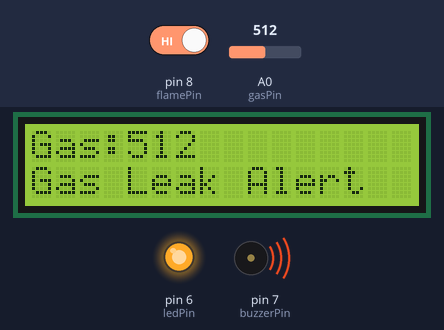
A sketch run on a simulated Arduino Uno, built with avr-gcc and run on an emulated ATmega328P. Parts: 16×2 character LCD, output pins drawn as LEDs (lit = HIGH), buzzer (waves = sounding, pin HIGH). Inputs (shaded band) come from the test bench; at power-on: A0 (gasPin) = 512, pin 8 (flamePin) HIGH.

Above: at 3.2 s.
3.3 s: A0 (gasPin) set to 416
At 4.3 s:
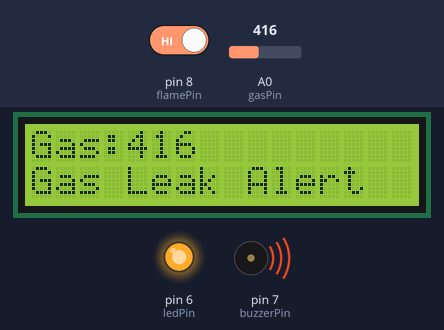
5.1 s: A0 (gasPin) set to 388
At 6.4 s:
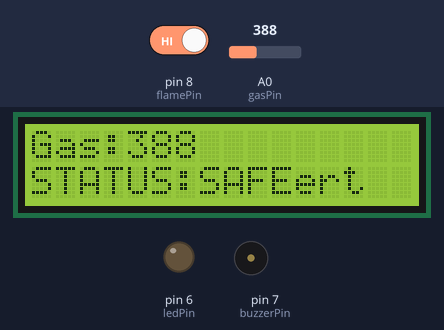
6.7 s: pin 8 (flamePin) driven LOW
At 7.6 s:
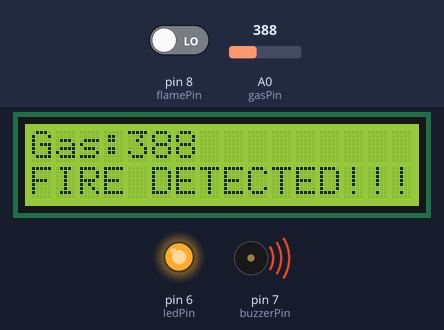
8.3 s: pin 8 (flamePin) driven HIGH
At 8.8 s:
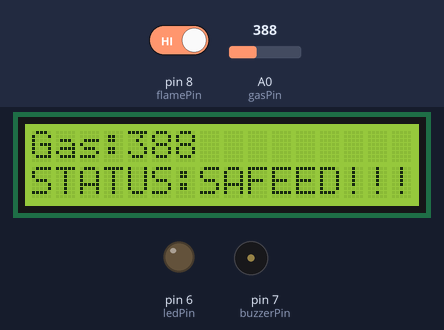
9.8 s: A0 (gasPin) set to 410
At 11.0 s:
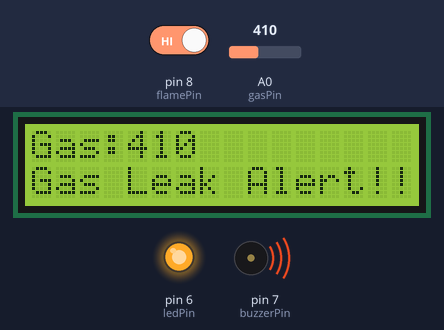
11.4 s: A0 (gasPin) set to 390
At 12.1 s:
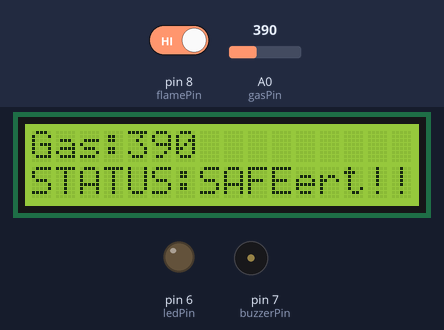
Timing chart, 0 to 14.0 s (numbered marks = the images above; inputs shaded):
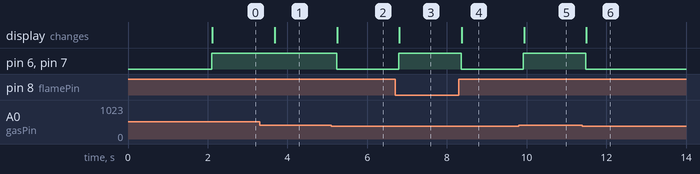

The sketch:

Fire_and_Gas_LeakageSystem.ino
```cpp
#include<Wire.h>
#include<LiquidCrystal_I2C.h>
LiquidCrystal_I2C lcd(0x27,16,2);
const int gasPin=A0;
const int flamePin=8;
const int buzzerPin=7;
const int ledPin=6;
int gasValue;
int flameValue;

void setup(){
  pinMode(flamePin,INPUT);
  pinMode(buzzerPin,OUTPUT);
  pinMode(ledPin,OUTPUT);
  digitalWrite(buzzerPin,LOW);
  digitalWrite(ledPin,LOW);
  lcd.begin();
  lcd.backlight();
  lcd.clear();

  lcd.setCursor(0,0);
  lcd.print("Fire & Gas");
  lcd.setCursor(0,1);
  lcd.print("Alert System");
  delay(2000);
  lcd.clear();
}
void loop(){
  gasValue=analogRead(gasPin);
  flameValue=digitalRead(flamePin);
    lcd.setCursor(0,0);
    lcd.print("Gas:");
    lcd.print(gasValue);
    lcd.print(" ");
    if(gasValue>400){
      digitalWrite(buzzerPin,HIGH);
      digitalWrite(ledPin,HIGH);
      lcd.setCursor(0,1);
      lcd.print("Gas Leak Alert");
      Serial.println("GAS LEAK ALERT!");

    }
    else if(flameValue==LOW){
     digitalWrite(buzzerPin,HIGH);
     digitalWrite(ledPin,HIGH);
     lcd.setCursor(0,1);
     lcd.print("FIRE DETECTED!!!");
     Serial.println("FIRE DETECTED!");

    }
    else{
    digitalWrite(buzzerPin,LOW);
    digitalWrite(ledPin,LOW);
    lcd.setCursor(0,1);
    lcd.print("STATUS:SAFE");
    }
  delay(500);
}
  
```

Measured:
- the behaviour switches between 401 and 400 on A0 (gasPin) (found by bisection; images 1 and 2)
- after the input at 3.3 s, the display: changes after 0.38 s (image 1)
- after the input at 5.1 s, pin 6 (ledPin), pin 7 (buzzerPin): HIGH → LOW after 0.13 s; the display: changes after 0.15 s (image 2)
- after the input at 6.7 s, pin 6 (ledPin), pin 7 (buzzerPin): LOW → HIGH after 0.09 s; the display: changes after 0.11 s (image 3)
- after the input at 8.3 s, pin 6 (ledPin), pin 7 (buzzerPin): HIGH → LOW after 0.06 s; the display: changes after 0.08 s (image 4)
- after the input at 9.8 s, pin 6 (ledPin), pin 7 (buzzerPin): LOW → HIGH after 0.12 s; the display: changes after 0.14 s (image 5)
- after the input at 11.4 s, pin 6 (ledPin), pin 7 (buzzerPin): HIGH → LOW after 0.09 s; the display: changes after 0.10 s (image 6)
